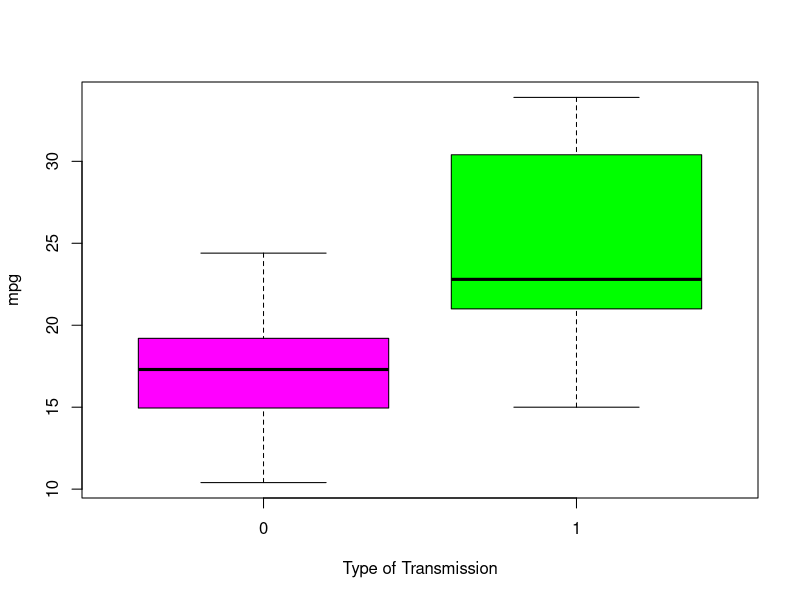
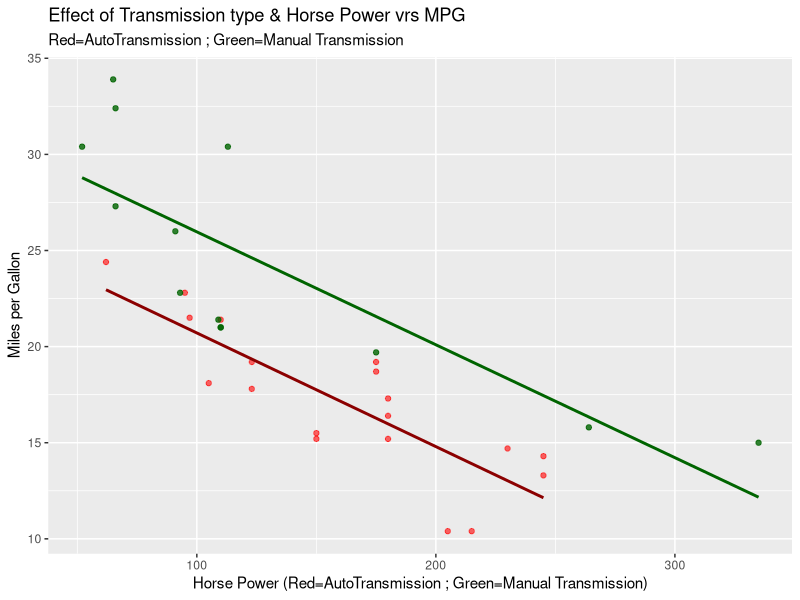
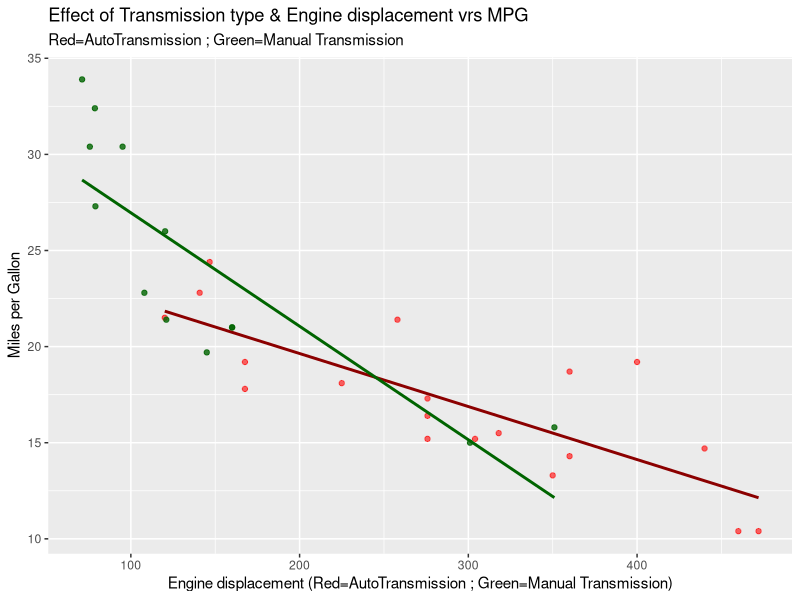
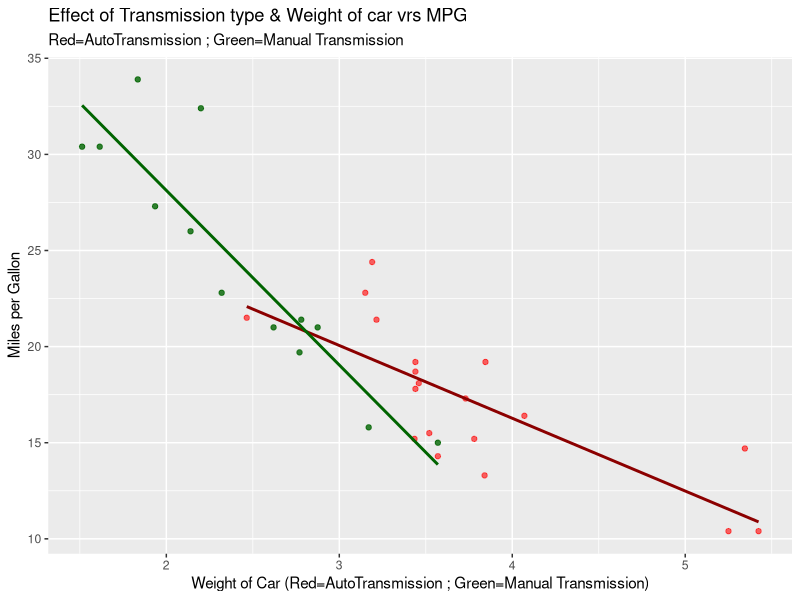

Write the R code that produced these figures, in order.
## ---- chunk 1
library(datasets)
library(ggplot2)
library(dplyr)

## ---- chunk 2

data(mtcars)
df1<-tbl_df(mtcars)
summary(df1)
df1
df2<-filter(df1,am==0)
df3<-filter(df1,am==1)
df2
df3

## ---- chunk 3
boxplot(mpg ~ am, data = mtcars, col = (c("magenta","green")), ylab = "mpg", xlab = "Type of Transmission")
## ---- chunk 4

g1<- ggplot()+
        geom_point(aes(x=df2$hp,y=df2$mpg),color="red",alpha=.6)+
        geom_smooth(aes(x=df2$hp,y=df2$mpg),method="lm",color="dark red",se=F)+
        geom_point(aes(x=df3$hp,y=df3$mpg),color="darkgreen",alpha=.8)+
        geom_smooth(aes(x=df3$hp,y=df3$mpg),method="lm",color="dark green",se=F)+
        labs(title="Effect of Transmission type & Horse Power vrs MPG")+
        labs(subtitle="Red=AutoTransmission ; Green=Manual Transmission")+
        labs(x="Horse Power (Red=AutoTransmission ; Green=Manual Transmission)",y="Miles per Gallon")
g1       
        
g2<- ggplot()+
        geom_point(aes(x=df2$disp,y=df2$mpg),color="red",alpha=.6)+
        geom_smooth(aes(x=df2$disp,y=df2$mpg),method="lm",color="dark red",se=F)+
        geom_point(aes(x=df3$disp,y=df3$mpg),color="darkgreen",alpha=.8)+
        geom_smooth(aes(x=df3$disp,y=df3$mpg),method="lm",color="dark green",se=F)+
        labs(title="Effect of Transmission type & Engine displacement vrs MPG")+
        labs(subtitle="Red=AutoTransmission ; Green=Manual Transmission")+
        labs(x="Engine displacement (Red=AutoTransmission ; Green=Manual Transmission)",y="Miles per Gallon")
g2  

g3<- ggplot()+
        geom_point(aes(x=df2$wt,y=df2$mpg),color="red",alpha=.6)+
        geom_smooth(aes(x=df2$wt,y=df2$mpg),method="lm",color="dark red",se=F)+
        geom_point(aes(x=df3$wt,y=df3$mpg),color="darkgreen",alpha=.8)+
        geom_smooth(aes(x=df3$wt,y=df3$mpg),method="lm",color="dark green",se=F)+
        labs(title="Effect of Transmission type & Weight of car vrs MPG")+
        labs(subtitle="Red=AutoTransmission ; Green=Manual Transmission")+
        labs(x="Weight of Car (Red=AutoTransmission ; Green=Manual Transmission)" ,y="Miles per Gallon")
g3  
 
## ---- chunk 5
avgauto<-round((mean(df2$mpg)*10)/mean(df2$hp),5)
avgman<-round((mean(df3$mpg)*10)/mean(df3$hp),5)
a1<-c("Auto mpg/hp",avgauto,"vrs","Man mpg/hp",avgman)
avgauto2<-round((mean(df2$mpg)*10)/mean(df2$disp),5)
avgman2<-round((mean(df3$mpg)*10)/mean(df3$disp),5)
a2<-c("Auto mpg/disp",avgauto2,"vrs","Man mpg/disp",avgman2)
avgauto3<-round((mean(df2$mpg)*10)/mean(df2$wt),5)
avgman3<-round((mean(df3$mpg)*10)/mean(df3$wt),5)
a3<-c("Auto mpg/wt",avgauto3,"vrs","Man mpg/wt",avgman3)

a1
a2
a3

## ---- chunk 6
mpg_hp<-round((avgman-avgauto)/avgauto,3)

mpg_disp<-round((avgman2-avgauto2)/avgauto2,3)

mpg_wt<-round((avgman3-avgauto3)/avgauto3,3)

c("Percentage higher avg mpg for manual vrs auto adjusted for hp",mpg_hp*100)

c("Percentage higher avg mpg for manual vrs auto adjusted for disp",mpg_disp*100)

c("Percentage higher avg mpg for manual vrs auto adjusted for wt",mpg_wt*100)
## ---- chunk 7

fit<-lm(mpg~.,df1)
summary(fit)

fit1<-lm(mpg~hp+am,df1)
fit2<-lm(mpg~disp+am,df1)
fit3<-lm(mpg~wt+am,df1)

summary(fit1)
summary(fit2)
summary(fit3)

fit4<-lm(mpg~hp,df1)
fit5<-lm(mpg~disp,df1)
fit6<-lm(mpg~wt,df1)

summary(fit4)
summary(fit5)
summary(fit6)
## ---- chunk 8
statement1<-mean(df3$mpg)-mean(df2$mpg)
statement1

man<-lm(mpg~cyl+hp+wt,df3)
auto<-lm(mpg~cyl+hp+wt,df2)
summary(man)
summary(auto)
